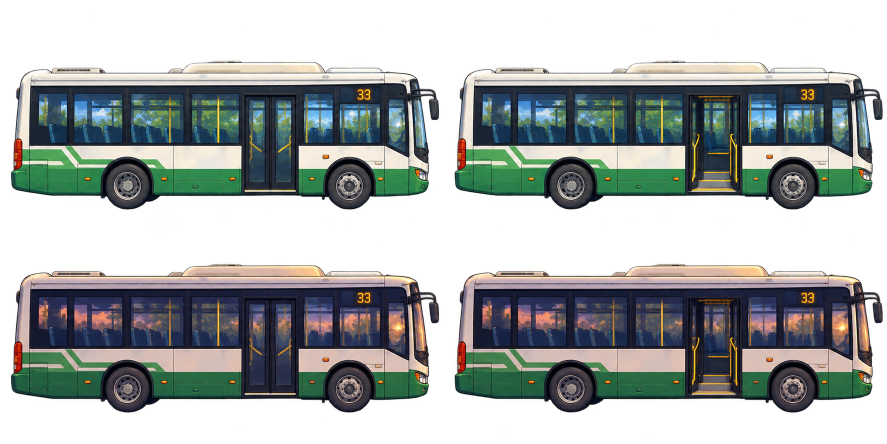
#> input picture Room404/assets/journey/bus-v1/sheet.png, 1774 x 887 px (shown at 1/2 size)
$ python slice.py
#> lines starting #> are read from the running program, lines starting #| are printed output that depends on the picture
"""Slice isolated bus variants from the batch sheet."""
from pathlib import Path
from PIL import Image
root=Path(__file__).resolve().parent
sheet=Image.open(root/'sheet.png').convert('RGBA')
#> sheet is the input picture: PIL image 1774x887 RGBA; mean R, G, B, A 55.7, 60.8, 59, 137.3
frames=[(sheet,(col*887,0 if row==0 else 443,(col+1)*887,443 if row==0 else 887),f'{variant}_{door}') for row,variant in enumerate(('day','dusk')) for col,door in enumerate(('closed','open'))]
#> frames = 4 items
for source,box,name in frames:
  cell=source.crop(box)
  cell.save(root/f'{name}_cell.png')
  alpha=cell.getchannel('A')
  bounds=alpha.point(lambda a:255 if a>=128 else 0).getbbox()
  if bounds is None:raise ValueError(f'Empty frame {name}')
  x0,y0,x1,y1=bounds
  if x0==0 or y0==0 or x1==cell.width or y1==cell.height:raise ValueError(f'Frame clipped: {name} {bounds}')
  sprite=cell.crop(bounds)
  # Discard residual semi-transparent generated haze; retain original colours.
  sprite.putalpha(sprite.getchannel('A').point(lambda a:0 if a<112 else a))
  sprite.thumbnail((280,440),Image.Resampling.LANCZOS)
  canvas=Image.new('RGBA',(300,460),(0,0,0,0))
  canvas.alpha_composite(sprite,((300-sprite.width)//2,460-sprite.height))
  canvas.save(root/f'{name}.png')
  img=canvas.resize((150,230),Image.Resampling.LANCZOS)
  a=img.getchannel('A').load(); q=img.convert('RGB').quantize(colors=192,method=Image.Quantize.MEDIANCUT,dither=Image.Dither.NONE)
  pixels=q.load();palette=q.getpalette();paths={}
  def color(x,y):
   v=a[x,y];return (pixels[x,y],255 if v>=224 else ((v+31)//64)*64) if v>=32 else None
  for y in range(230):
   x=0
   while x<150:
    key=color(x,y);start=x;x+=1
    while x<150 and color(x,y)==key:x+=1
    if key is not None:paths.setdefault(key,[]).append(f'M{start} {y}h{x-start}v1h-{x-start}z')
  with (root/f'{name}.svg').open('w') as f:
   f.write('<svg xmlns="http://www.w3.org/2000/svg" viewBox="0 0 150 230" shape-rendering="crispEdges">')
   for (ci,opacity),runs in paths.items():
    r,g,b=palette[ci*3:ci*3+3];f.write(f'<path fill="#{r:02x}{g:02x}{b:02x}" opacity="{opacity/255:.3f}" d="{"".join(runs)}"/>')
   f.write('</svg>\n')
  print(name,box,bounds)
#> this loop made 4 passes
#> (box, name) on passes 2 to 4: ((887, 0, 1774, 443), 'day_open'), ((0, 443, 887, 887), 'dusk_closed'), ((887, 443, 1774, 887), 'dusk_open')
#> (box, name, x0, y0, x1, y1) on pass 1: ((0, 0, 887, 443), 'day_closed', 22, 122, 878, 419)
#| day_closed (0, 0, 887, 443) (22, 122, 878, 419)
#| day_open (887, 0, 1774, 443) (22, 122, 878, 419)
#| dusk_closed (0, 443, 887, 887) (22, 85, 878, 382)
#| dusk_open (887, 443, 1774, 887) (23, 85, 878, 382)
#> pass 1, `cell=source.crop(box)`:
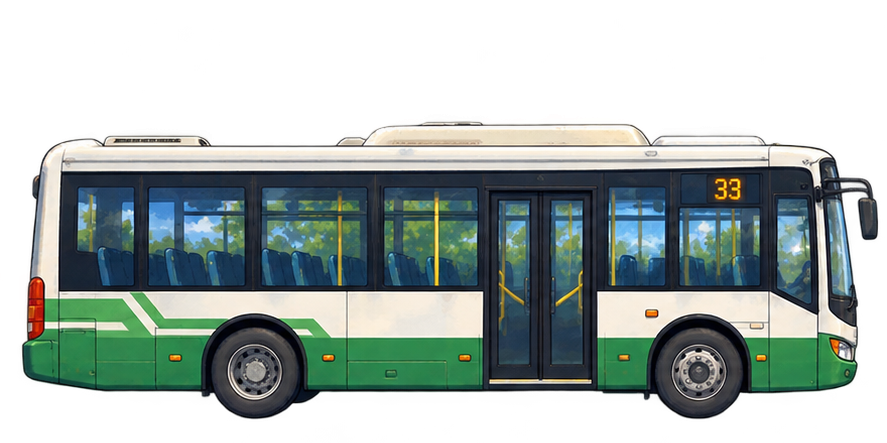
#> cell: PIL image 887x443 RGBA; mean R, G, B, A 57.9, 69.2, 65.4, 137.5; transparent parts drawn white
#> pass 1, `alpha=cell.getchannel('A')`:
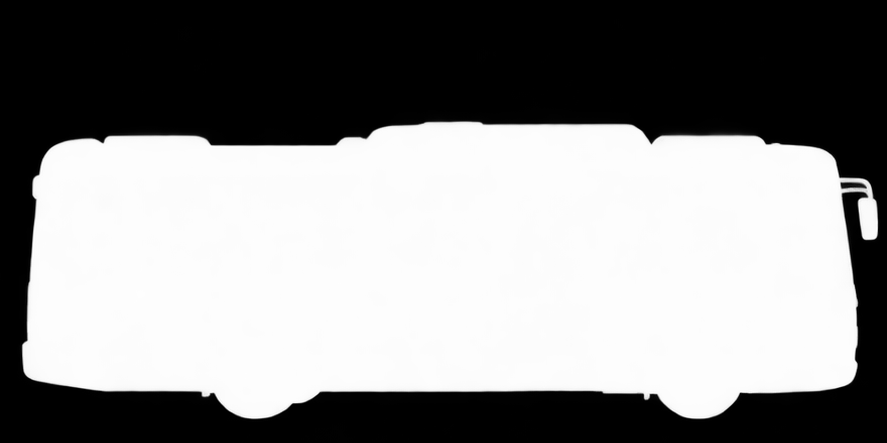
#> alpha: PIL image 887x443 L; min 0, max 255, mean 137.5
#> pass 1, `sprite=cell.crop(bounds)`:
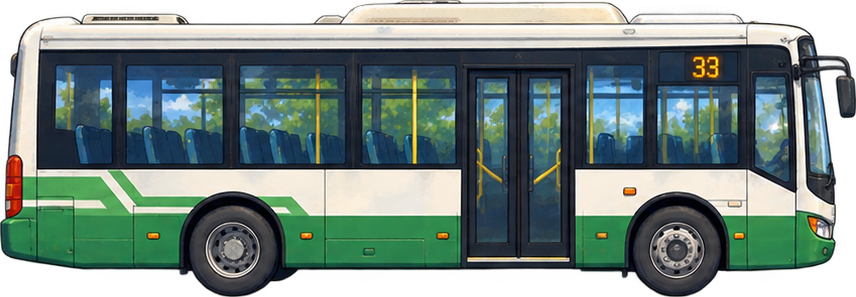
#> sprite: PIL image 856x297 RGBA; mean R, G, B, A 86.8, 104.5, 98.8, 212.5; transparent parts drawn white
#> after the loop:
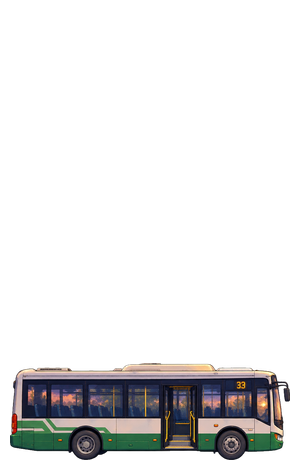
#> canvas: PIL image 300x460 RGBA; mean R, G, B, A 15.6, 15.3, 15.4, 41.7; transparent parts drawn white
#> after the loop:
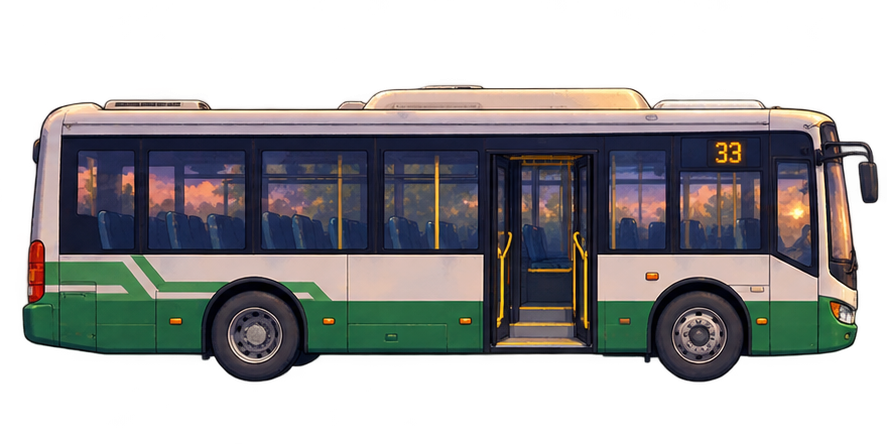
#> cell: PIL image 887x444 RGBA; mean R, G, B, A 53.9, 52.7, 52.7, 137.1; transparent parts drawn white
#> after the loop:
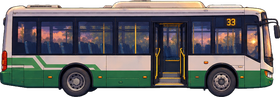
#> sprite: PIL image 280x97 RGBA; mean R, G, B, A 79.2, 77.7, 78.2, 212.1; transparent parts drawn white

# Remove the empty upper canvas for these horizontal vehicle assets.
for variant in ('day', 'dusk'):
  for door in ('closed', 'open'):
    name = f'{variant}_{door}'
    source = (root / f'{name}.svg').read_text()
    (root / f'{name}_tight.svg').write_text(source.replace('viewBox="0 0 150 230"', 'viewBox="0 180 150 50"'))

# Native-resolution tight cutouts for the web preview.
for source, box, name in frames:
  cell = source.crop(box)
  bounds = cell.getchannel('A').point(lambda a: 255 if a >= 128 else 0).getbbox()
  sprite = cell.crop(bounds)
  sprite.putalpha(sprite.getchannel('A').point(lambda a: 0 if a < 112 else a))
  sprite.save(root / f'{name}_native.png')
#> this loop made 4 passes
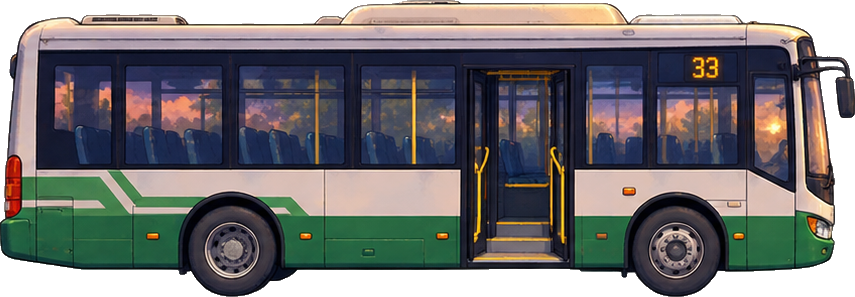
#> sprite: PIL image 855x297 RGBA; mean R, G, B, A 82.5, 80.8, 80.9, 212; transparent parts drawn white
